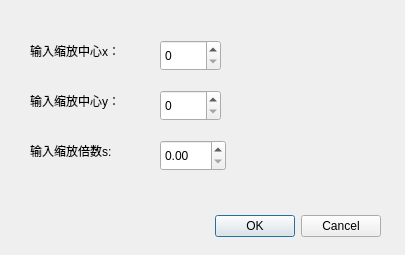
<?xml version="1.0" encoding="UTF-8"?>
<ui version="4.0">
 <class>ScaleDialog</class>
 <widget class="QDialog" name="ScaleDialog">
  <property name="geometry">
   <rect>
    <x>0</x>
    <y>0</y>
    <width>405</width>
    <height>255</height>
   </rect>
  </property>
  <property name="windowTitle">
   <string>缩放</string>
  </property>
  <widget class="QDialogButtonBox" name="buttonBox">
   <property name="geometry">
    <rect>
     <x>40</x>
     <y>210</y>
     <width>341</width>
     <height>32</height>
    </rect>
   </property>
   <property name="orientation">
    <enum>Qt::Horizontal</enum>
   </property>
   <property name="standardButtons">
    <set>QDialogButtonBox::Cancel|QDialogButtonBox::Ok</set>
   </property>
  </widget>
  <widget class="QLabel" name="label">
   <property name="geometry">
    <rect>
     <x>30</x>
     <y>40</y>
     <width>121</width>
     <height>21</height>
    </rect>
   </property>
   <property name="text">
    <string>输入缩放中心x：</string>
   </property>
  </widget>
  <widget class="QLabel" name="label_2">
   <property name="geometry">
    <rect>
     <x>30</x>
     <y>90</y>
     <width>121</width>
     <height>21</height>
    </rect>
   </property>
   <property name="text">
    <string>输入缩放中心y：</string>
   </property>
  </widget>
  <widget class="QLabel" name="label_3">
   <property name="geometry">
    <rect>
     <x>30</x>
     <y>140</y>
     <width>121</width>
     <height>21</height>
    </rect>
   </property>
   <property name="text">
    <string>输入缩放倍数s:</string>
   </property>
  </widget>
  <widget class="QSpinBox" name="spinBoxX">
   <property name="geometry">
    <rect>
     <x>160</x>
     <y>40</y>
     <width>61</width>
     <height>31</height>
    </rect>
   </property>
   <property name="maximum">
    <number>100000</number>
   </property>
  </widget>
  <widget class="QSpinBox" name="spinBoxY">
   <property name="geometry">
    <rect>
     <x>160</x>
     <y>90</y>
     <width>61</width>
     <height>31</height>
    </rect>
   </property>
   <property name="maximum">
    <number>100000</number>
   </property>
  </widget>
  <widget class="QDoubleSpinBox" name="doubleSpinBoxS">
   <property name="geometry">
    <rect>
     <x>160</x>
     <y>140</y>
     <width>66</width>
     <height>31</height>
    </rect>
   </property>
   <property name="maximum">
    <double>100000.000000000000000</double>
   </property>
  </widget>
 </widget>
 <resources/>
 <connections>
  <connection>
   <sender>buttonBox</sender>
   <signal>accepted()</signal>
   <receiver>ScaleDialog</receiver>
   <slot>accept()</slot>
   <hints>
    <hint type="sourcelabel">
     <x>248</x>
     <y>254</y>
    </hint>
    <hint type="destinationlabel">
     <x>157</x>
     <y>274</y>
    </hint>
   </hints>
  </connection>
  <connection>
   <sender>buttonBox</sender>
   <signal>rejected()</signal>
   <receiver>ScaleDialog</receiver>
   <slot>reject()</slot>
   <hints>
    <hint type="sourcelabel">
     <x>316</x>
     <y>260</y>
    </hint>
    <hint type="destinationlabel">
     <x>286</x>
     <y>274</y>
    </hint>
   </hints>
  </connection>
 </connections>
</ui>
